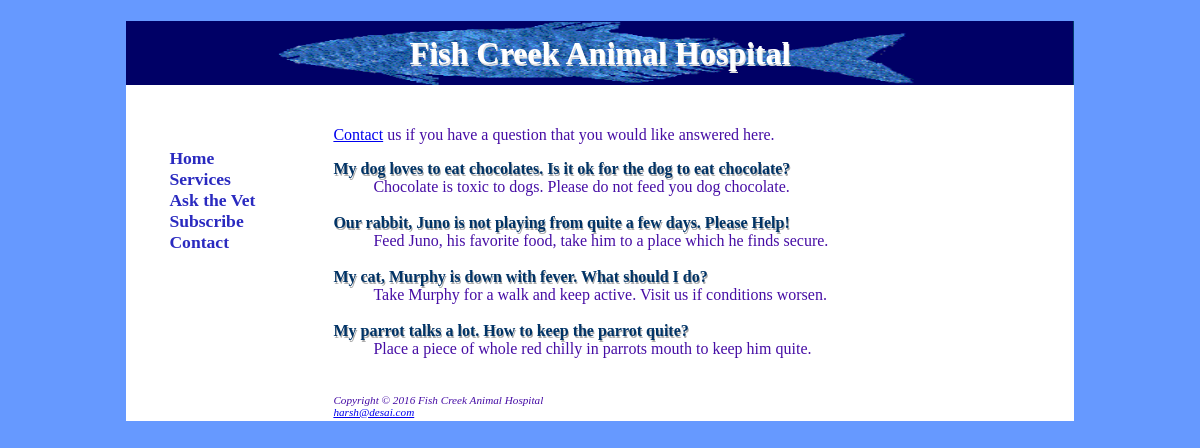
/askvet.php, run on the app's committed database.
### tables this page shows
CREATE TABLE `questions` (
  `questionid` int(15) NOT NULL,
  `question` varchar(75) NOT NULL,
  `answer` varchar(75) NOT NULL
);

### askvet.php (the view, shortened to what this page needs)
<?php
$db_name = "127.0.0.1";
$mysql_user = "root";
$mysql_pass = "123";
$db = "vet";
$con = mysqli_connect($db_name,$mysql_user,$mysql_pass,$db);
?>
<!DOCTYPE html>
<html>
	<head>
		<link rel="stylesheet" href="fishcreek.css">
	</head>
	<body>
		<div id="wrapper">
			<h1 class="heading1">Fish Creek Animal Hospital</h1>
			<table>
				<tr>
					<td valign="top" width="200px">
						<nav>
						<br>
						<ul class="service">
							<li><a href="index.php">Home</a></li>
							<li><a href="services.php">Services</a></li>
							<li><a href="askvet.php">Ask the Vet</a></li>
							<li><a href="subscribe.php">Subscribe</a></li>
							<li><a href="contact.php">Contact</a></li>
						</ul>
						</nav>
					</td>
					<td>
						<div>
							<p class="wdm"><a href="contact.php">Contact</a>&nbsp;us if you have a question that you would like answered here.</p>
							<?php
								$sql = "SELECT * from questions;";
								$result = mysqli_query($con,$sql);
								while($row = $result->fetch_assoc()){
									$question = $row["question"];
									$answer = $row["answer"];
									echo "<dt class=\"Para_headings\"><strong>".$question."</strong></dt>";
									echo "<dd class=\"wdm\">".$answer."</dd>";
									echo "<br>";
								}
								?>
						</div>
						<br>
						<div id="footer">
						<i>Copyright &copy; 2016 Fish Creek Animal Hospital</i><br>
						<i><a href="mailto:harsh@desai.com">harsh@desai.com</a></i>
						</div>
					</td>
				</tr>
			</table>
		</div>
	</body>
</html>

### fishcreek.css (style rules this page uses)
.heading1 { background-color: #003f6e; line-height: 200%; text-align: center; background-image: url("bigfish.gif"); background-repeat: no-repeat; background-size: 100% 100%; text-shadow: 1px 2px #dedede; color: #ffffff; }
body { background-color: #6699ff; color: #d5e3ff; font-family: verdana; }
.Para_headings { color:#003366; text-shadow: 1px 2px #aaa; font-weight: bold; }
nav { font-size: 1.1em; font-weight: bold; }
#wrapper { margin-left: 10%; margin-right: 10%; background-color: #ffffff; }
#footer { font-style: italic; font-size: .70em; color: #460da5; }
.service { list-style-type: none; }
.service a { text-decoration: none; }
nav a:link { color: #2a2ac0; }
.sd, .wdm { color:#460da5; }

### data on the page
questions: question "My dog loves to eat chocolates. Is it ok for the dog to eat chocolate?", answer "Chocolate is toxic to dogs. Please do not feed you dog chocolate."
questions: question "Our rabbit, Juno is not playing from quite a few days. Please Help!", answer "Feed Juno, his favorite food, take him to a place which he finds secure."
questions: question "My cat, Murphy is down with fever. What should I do?", answer "Take Murphy for a walk and keep active. Visit us if conditions worsen."
questions: question "My parrot talks a lot. How to keep the parrot quite?", answer "Place a piece of whole red chilly in parrots mouth to keep him quite."
